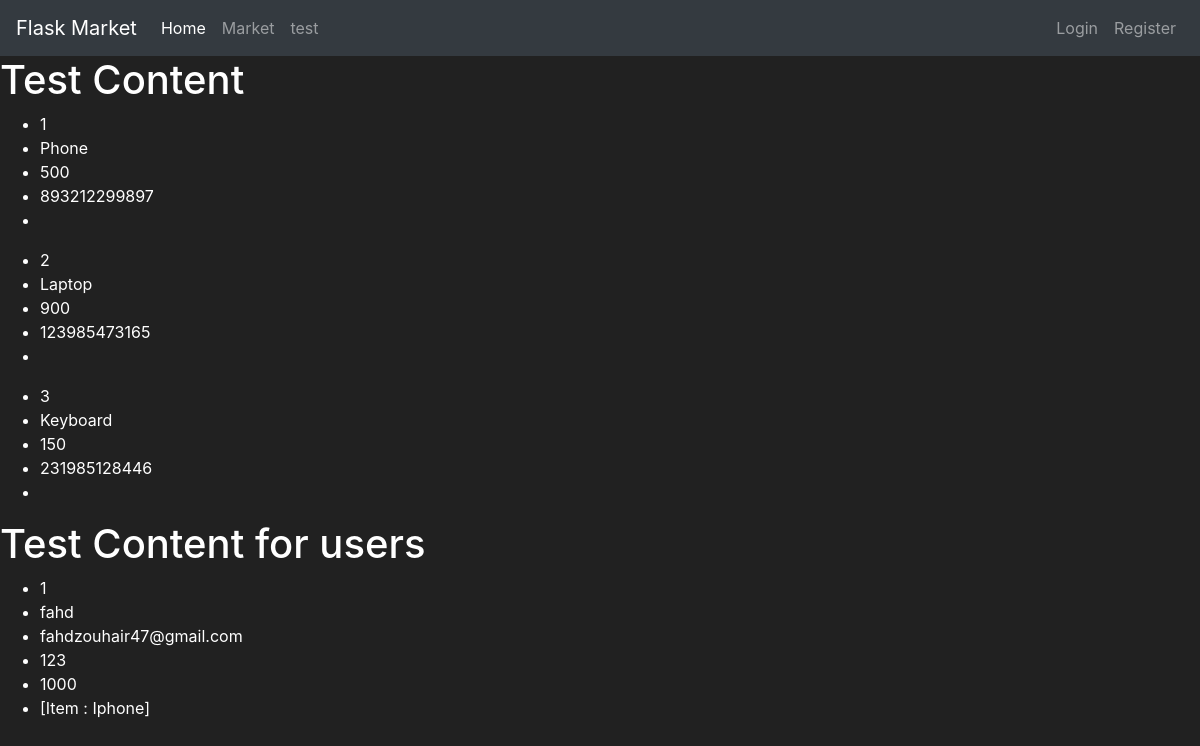
/test, run on an earlier commit of the app's database.
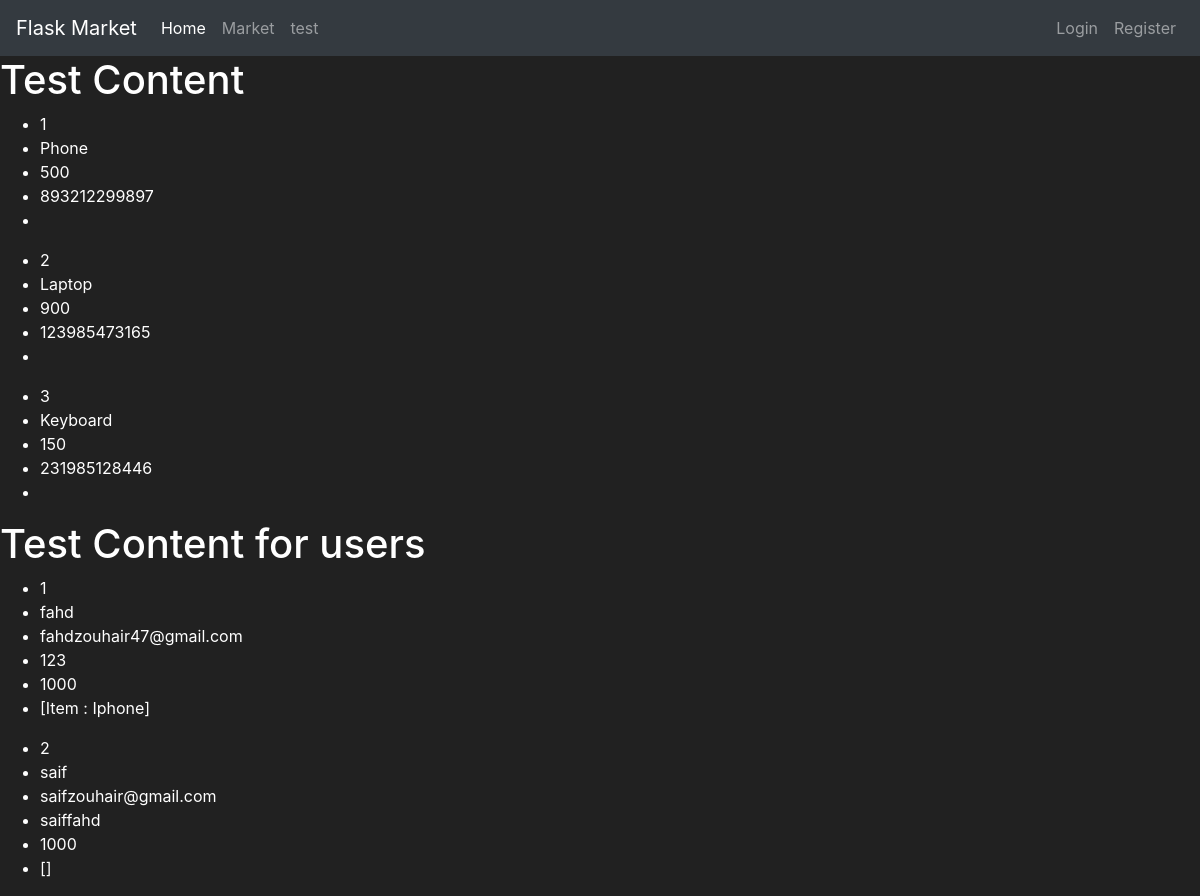
And on a later commit of the database.
### market/models.py (models this page shows, shortened)
class User(db.Model):
    id = db.Column(db.Integer(), primary_key=True)
    username = db.Column(db.String(length=30), nullable=False, unique=True)
    email_adress = db.Column(db.String(length=50), nullable=False, unique=True)
    password_hash = db.Column(db.String(length=60), nullable=False)
    budget = db.Column(db.Integer(), nullable=False, default=1000)
    items = db.relationship('Item', backref='owned_user', lazy=True)

class Item(db.Model):
    id = db.Column(db.Integer(), primary_key=True)
    name = db.Column(db.String(length=30), nullable=False, unique=True)
    price = db.Column(db.Integer(), nullable=False)
    barcode = db.Column(db.String(length=12), nullable=False, unique=True)
    description = db.Column(db.String(length=1024), nullable=False, unique=True)
    owner = db.Column(db.Integer(), db.ForeignKey('user.id'))
    def __repr__(self):
        return f'Item : {self.name}'

### market/routes.py (the view)
@app.route('/test')
def test_page():
    item_test = Item.query.all()
    user_test = User.query.all()
    items = [
        {'id': 1, 'name': 'Phone', 'barcode': '893212299897', 'price': 500},
        {'id': 2, 'name': 'Laptop', 'barcode': '123985473165', 'price': 900},
        {'id': 3, 'name': 'Keyboard', 'barcode': '231985128446', 'price': 150}
    ]
    return render_template('test.html' , items=items , users = user_test)

### market/templates/test.html (shortened to what this page needs)
{% extends 'base.html' %}
{% block content %}
    <h1>Test Content</h1>
    {% for item in items %}
        <ul>
            <li>{{ item.id }}</li>
            <li>{{ item.name }}</li>
            <li>{{ item.price }}</li>
            <li>{{ item.barcode }}</li>
            <li>{{ item.description }}</li>
        </ul>
    {% endfor %}
    <h1>Test Content for users</h1>
    {% for user in users %}
        <ul>
            <li>{{ user.id }}</li>
            <li>{{ user.username }}</li>
            <li>{{ user.email_adress }}</li>
            <li>{{ user.password_hash }}</li>
            <li>{{ user.budget }}</li>
            <li>{{ user.items }}</li>
        </ul>
    {% endfor %}
{% endblock %}

### market/templates/base.html (shortened to what this page needs)
<!doctype html>
<html lang="en">
  <head>
    <link rel="stylesheet" href="https://cdn.jsdelivr.net/npm/bootstrap@4.5.3/dist/css/bootstrap.min.css">
  </head>
  <body>
    <nav class="navbar navbar-expand-md navbar-dark bg-dark">
      <a class="navbar-brand" href="#">Flask Market</a>
      <div class="collapse navbar-collapse" id="navbarNav">
        <ul class="navbar-nav mr-auto">
            <li class="nav-item active">
                <a class="nav-link home" href="{{ url_for('index') }}">Home <span class="sr-only">(current)</span></a>
            </li>
            <li class="nav-item">
                <a class="nav-link market_page" href="{{ url_for('market_page') }}">Market</a>
            </li>
            <li class="nav-item">
                <a class="nav-link" href="{{ url_for('test_page') }}">test</a>
            </li>
        </ul>
        <ul class="navbar-nav">
            <li class="nav-item">
                <a class="nav-link" href="#">Login</a>
            </li>
            <li class="nav-item">
                <a class="nav-link" href="{{ url_for('register_page') }}">Register</a>
            </li>
        </ul>
      </div>
    </nav>
    {% block content%}
    {% endblock %}
  </body>
</html>

### market/templates/base.html (style rules this page uses)
body { background-color: #212121; color: white }

What changed in the data, as far as the page shows it:
added User: id "2", username "saif", email_adress "saifzouhair@gmail.com", password_hash "saiffahd", budget "1000", items "[]"
